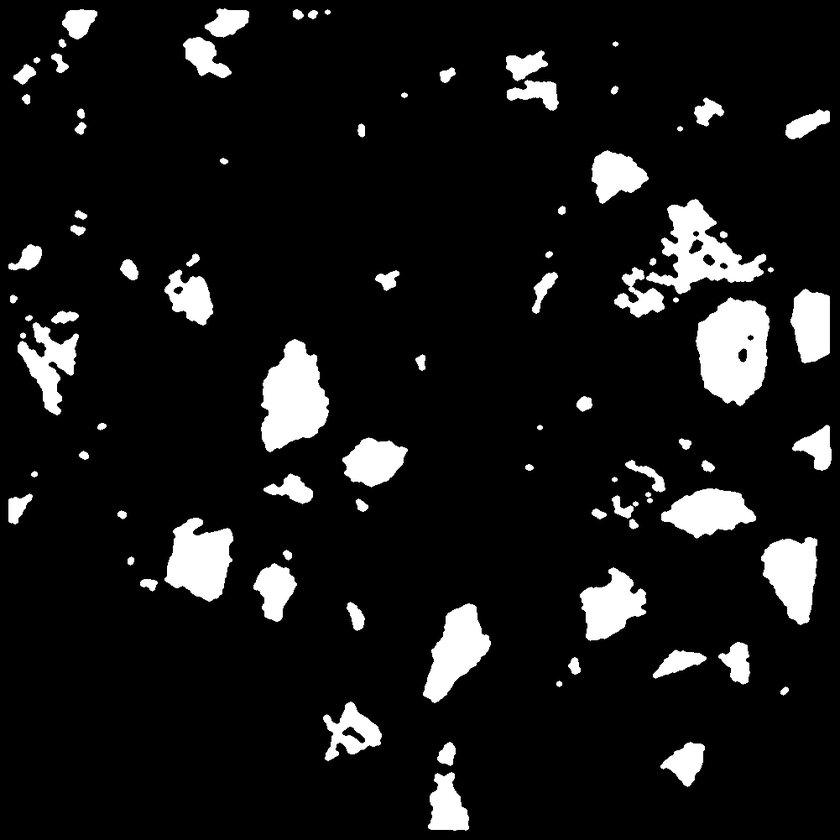
#> input picture data/yashi_qscan/mask/cl_mask.png, 840 x 840 px, shrunk from 1001 x 1001 before the run; its folder holds only this picture in this run
$ python batch_remove_small.py
#> lines starting #> are read from the running program, lines starting #| are printed output that depends on the picture; after the words box and inside, x2 and y2 are one past the last pixel; in counts of white or black regions, pixels touching at a corner belong together
# -*- coding: utf-8 -*-
# @Time : 2020/4/14 下午4:13
# @Author : LuoLu
# @FileName: batch_remove_small.py
# @Software: PyCharm
# @Github ：https://github.com/luolugithub
# @E-mail ：argluolu@gmail.com

import glob
import os

import cv2 as cv
import numpy as np

root_path = '/home/luolu/PycharmProjects/ParticleDetection/'

if __name__ == '__main__':
    base_name = ''
    counter = 0
    for filename in glob.glob('data/yashi_qscan/mask/*.png'):
        img = cv.imread(filename, 0)
#> img is the input picture: shape (840, 840); min 0, max 255, mean 23.6
        # height, width, channels = img.shape
        print(filename)
        base_name = os.path.basename(filename)
        save_name = base_name.split('_')[0]

        # fill hole
        # read image, ensure binary
        img[img != 0] = 255
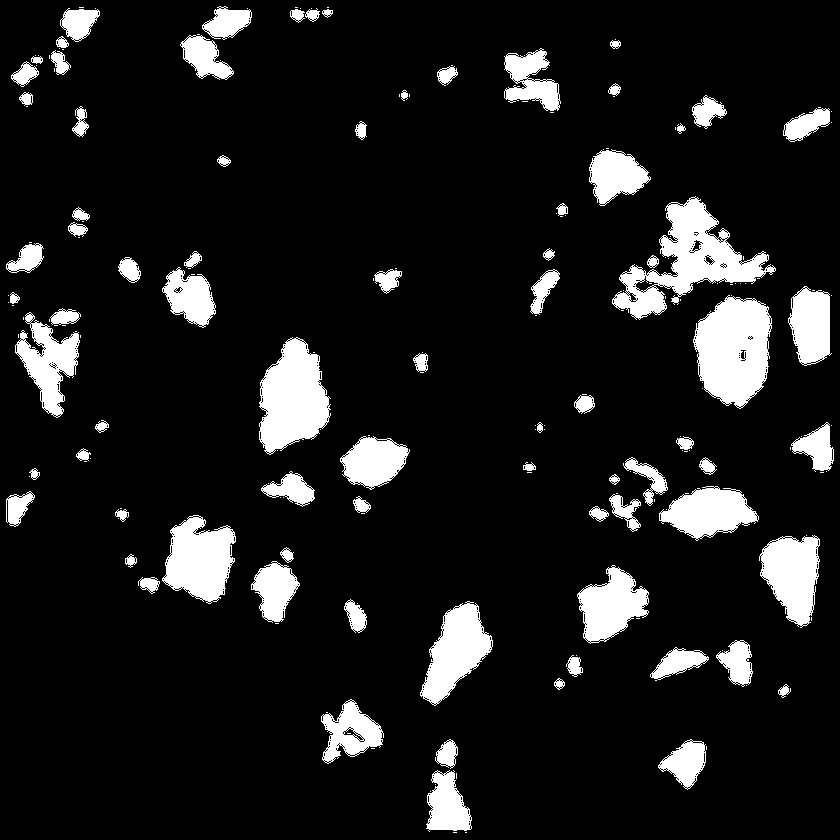
#> img: shape (840, 840); 11.1% white; 204 white regions (125 under 20 px), largest, box (x1, y1, x2, y2) and area: (612, 196, 776, 320) 7019, (693, 295, 772, 409) 6455, (259, 337, 331, 455) 5638

        # flood fill background to find inner holes
        holes = img.copy()
        cv.floodFill(holes, None, (0, 0), 255)
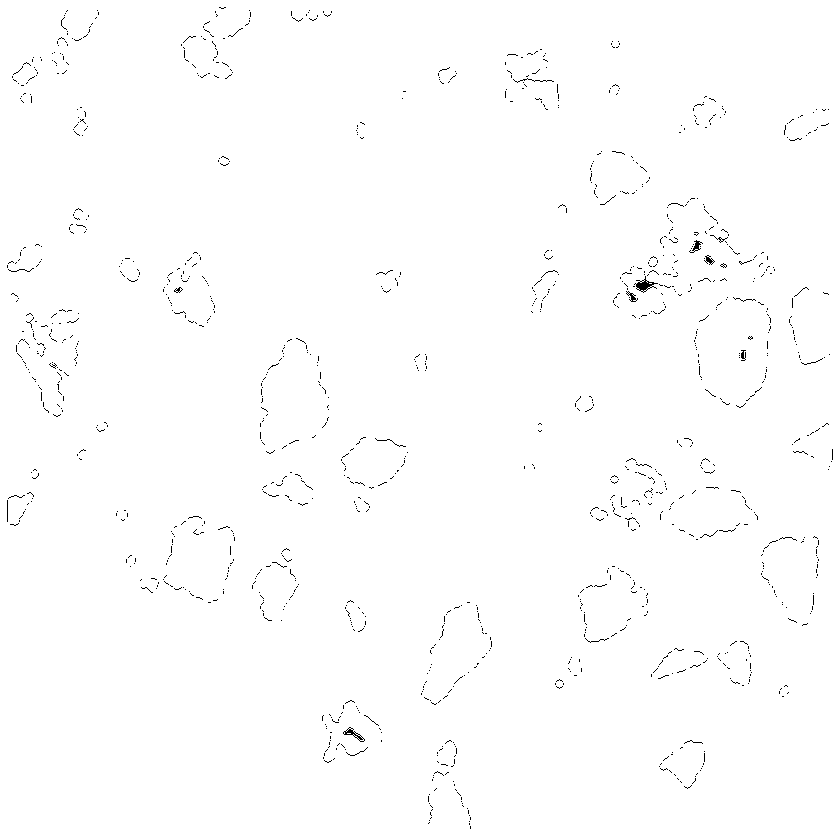
#> holes: shape (840, 840); 99.3% white; black in thin lines or dots

        # invert holes mask, bitwise or with img fill in holes
        holes = cv.bitwise_not(holes)
#> holes: shape (840, 840); 0.68% white in thin lines or dots
        filled_holes = cv.bitwise_or(img, holes)
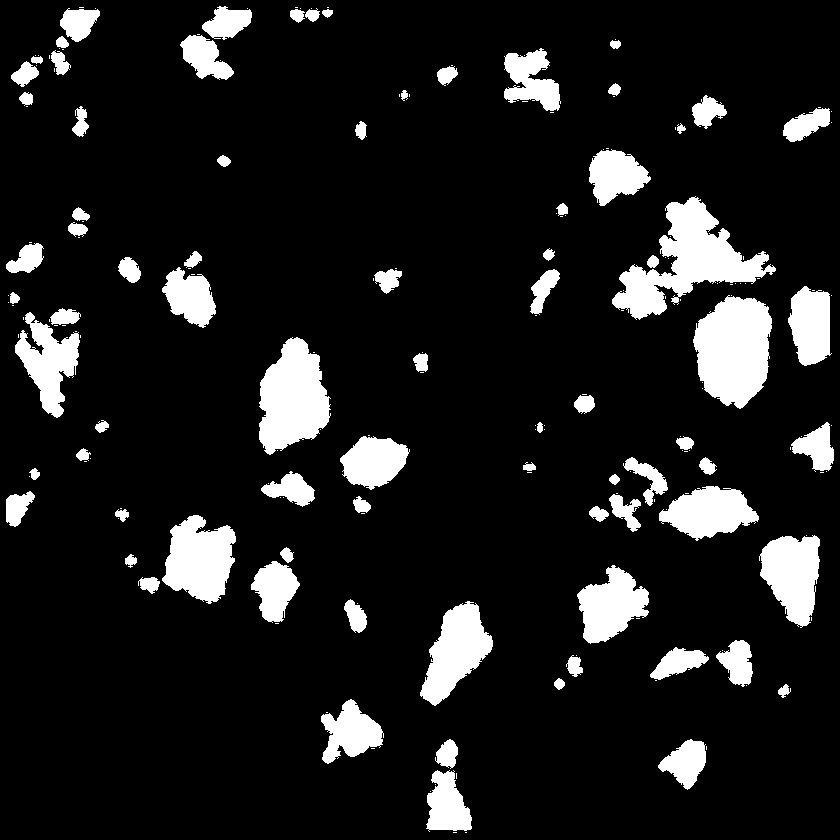
#> filled_holes: shape (840, 840); 11.8% white; 202 white regions (123 under 20 px), largest, box (x1, y1, x2, y2) and area: (612, 196, 776, 320) 7701, (693, 295, 772, 409) 6672, (259, 337, 331, 455) 5799

        # remove_small_objects

        # find all your connected components (white blobs in your image)
        nb_components, output, stats, centroids = cv.connectedComponentsWithStats(filled_holes, connectivity=8)
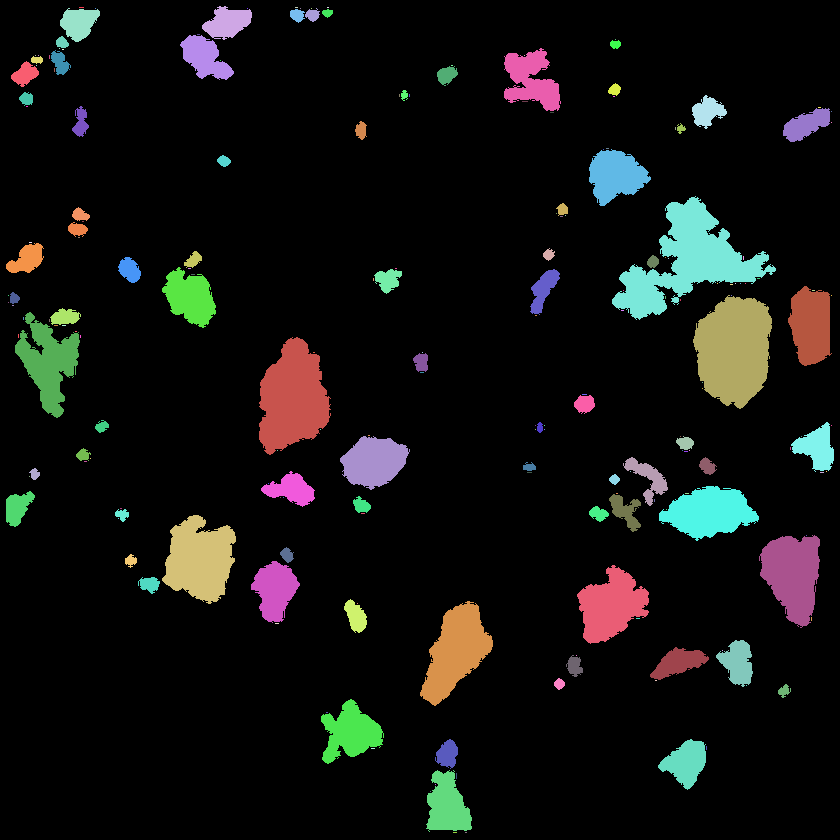
#> output: shape (840, 840) int32; 203 distinct labels, from 0 to 202; one colour per label, 0 black
#> nb_components = 203; stats = 203 rows, first 6: [0, 0, 840, 840, 622291], [79, 7, 5, 1, 5], [202, 6, 50, 34, 1072], [295, 7, 3, 1, 3], [327, 7, 2, 1, 2], [60, 8, 40, 34, 894]; centroids = 203 pairs, first value 8 to 831, second value 7 to 832
        # connectedComponentswithStats yields every seperated component with information on each of them,
        # such as size the following part is just taking out the background which is also considered a component,
        # but most of the time we don't want that.
        sizes = stats[1:, -1]
#> sizes = 202 values, max 7701 at index 54, min 1 at index 5, mean 412.4
        nb_components = nb_components - 1
#> nb_components = 202

        # minimum size of particles we want to keep (number of pixels)
        # here, it's a fixed value, but you can set it as you want, eg the mean of the sizes or whatever
        min_size = 250

        # your answer image
        cleaned = np.zeros((output.shape))
        # for every component in the image, you keep it only if it's above min_size
        for i in range(0, nb_components):
            if sizes[i] >= min_size:
                cleaned[output == i + 1] = 255
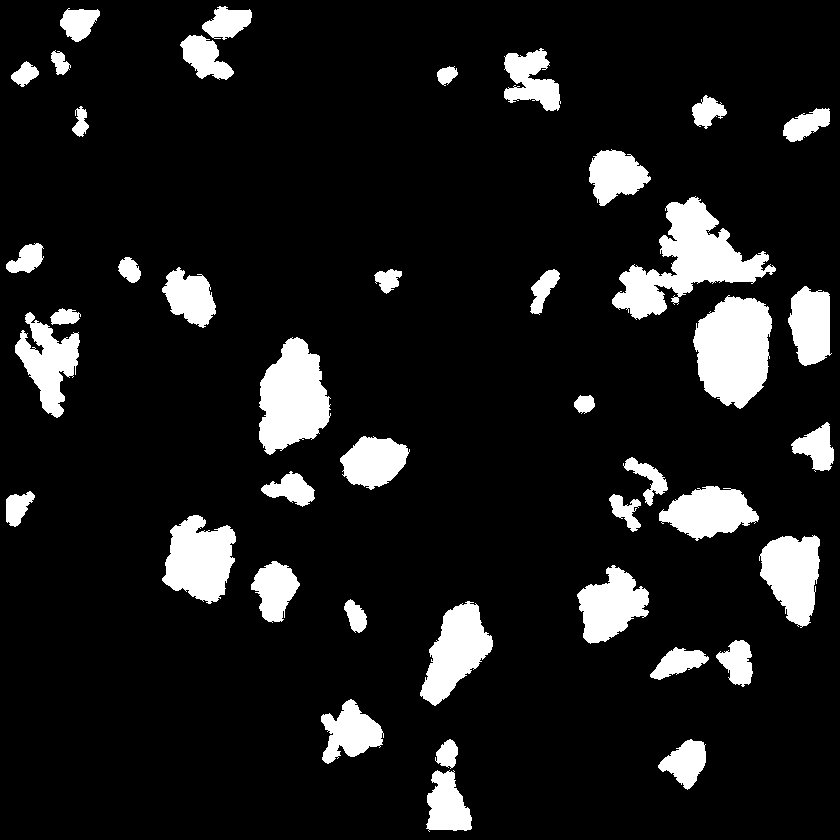
#> cleaned: shape (840, 840) float64; 11.1% white; 42 white regions, largest, box (x1, y1, x2, y2) and area: (612, 196, 776, 320) 7701, (693, 295, 772, 409) 6672, (259, 337, 331, 455) 5799

        cv.imwrite(root_path + "data/yashi_qscan/cleaned/" + save_name + '.png', cleaned)
        counter = counter + 1

    print('counter: ', counter)

$ run again, on data/yashi_qscan/mask/fen_mask.png
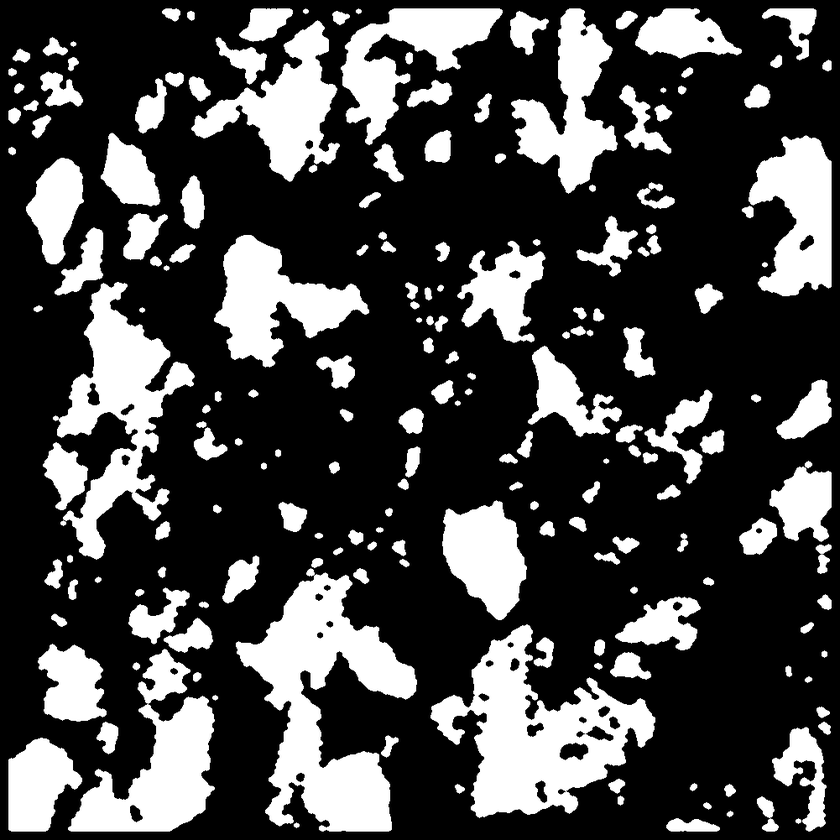
#> input picture data/yashi_qscan/mask/fen_mask.png, 840 x 840 px, shrunk from 1001 x 1001 before the run
#> img is the input picture: shape (840, 840); min 0, max 255, mean 70.4
#> img: shape (840, 840); 32.6% white; 418 white regions (270 under 20 px), largest, box (x1, y1, x2, y2) and area: (233, 556, 420, 834) 23606, (428, 622, 658, 821) 21410, (40, 225, 197, 562) 19758
#> filled_holes: shape (840, 840); 34.6% white; 413 white regions (265 under 20 px), largest, box (x1, y1, x2, y2) and area: (233, 556, 420, 834) 24531, (428, 622, 658, 821) 22883, (40, 225, 197, 562) 21025
#> `nb_components, output, stats, centroids = cv.connectedComponentsWithSt..`:
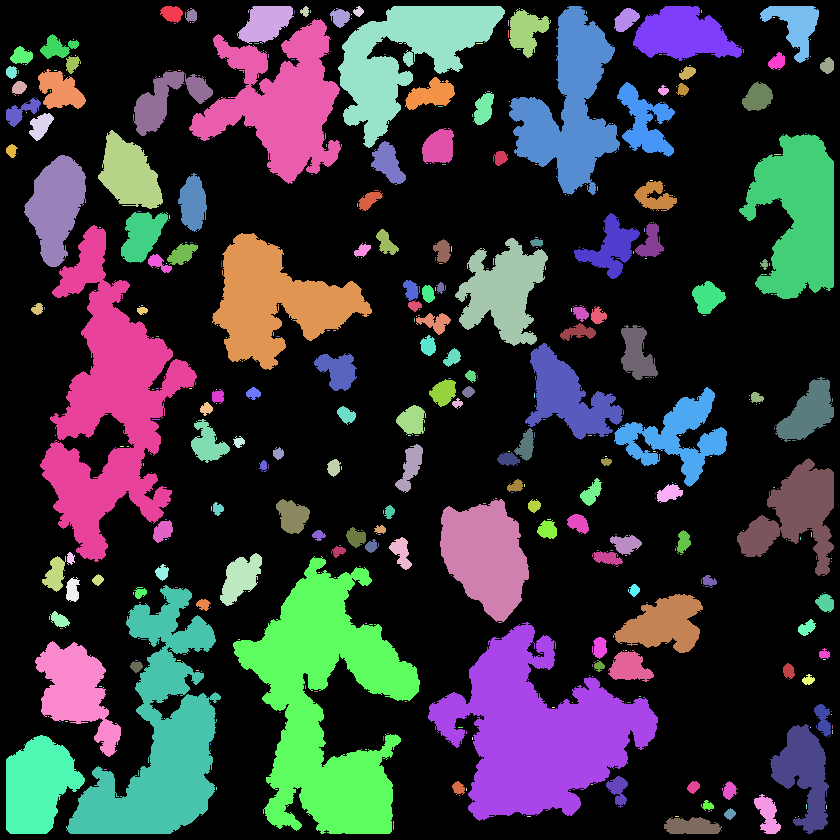
#> output: shape (840, 840) int32; 414 distinct labels, from 0 to 413; one colour per label, 0 black
#> `nb_components, output, stats, centroids = cv.connectedComponentsWithSt..`: nb_components = 414; stats = 414 rows, first 6: [0, 0, 840, 840, 461509], [160, 6, 23, 17, 281], [237, 6, 57, 38, 1432], [300, 6, 9, 11, 64], [353, 6, 11, 11, 75], [338, 6, 167, 142, 10333]; centroids = 414 pairs, first value 11.1 to 832, second value 8 to 826.1
#> sizes = 413 values, max 24531 at index 307, min 1 at index 11, mean 591
#> `nb_components = nb_components - 1`: nb_components = 413
#> after the loop `for i in range(0, nb_components):`:
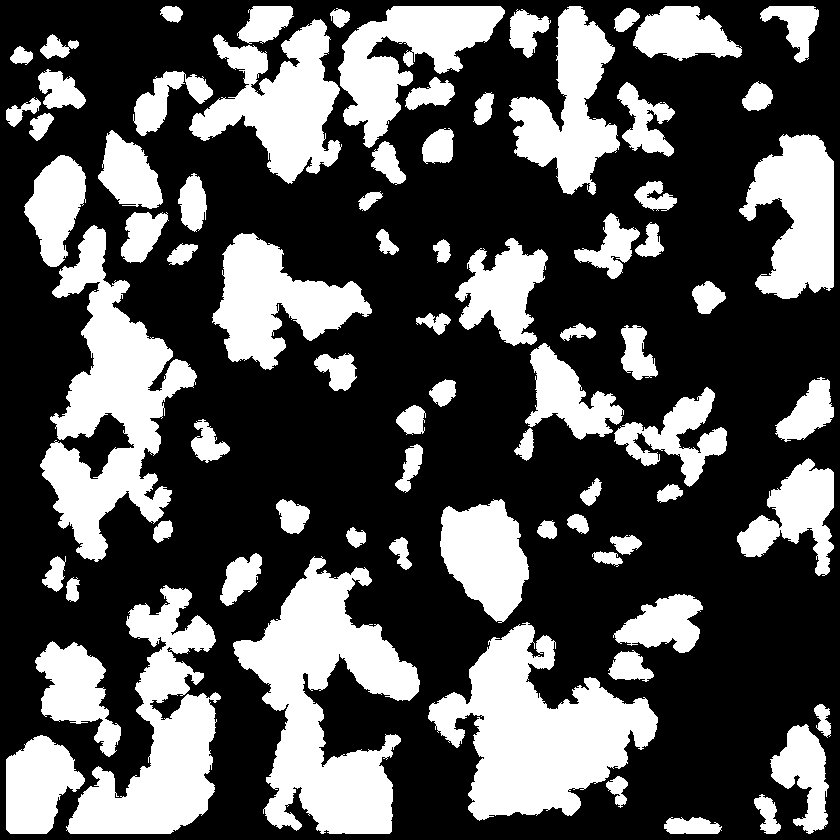
#> cleaned: shape (840, 840) float64; 33.2% white; 77 white regions, largest, box (x1, y1, x2, y2) and area: (233, 556, 420, 834) 24531, (428, 622, 658, 821) 22883, (40, 225, 197, 562) 21025

$ run again, on data/yashi_qscan/mask/lb_mask.png
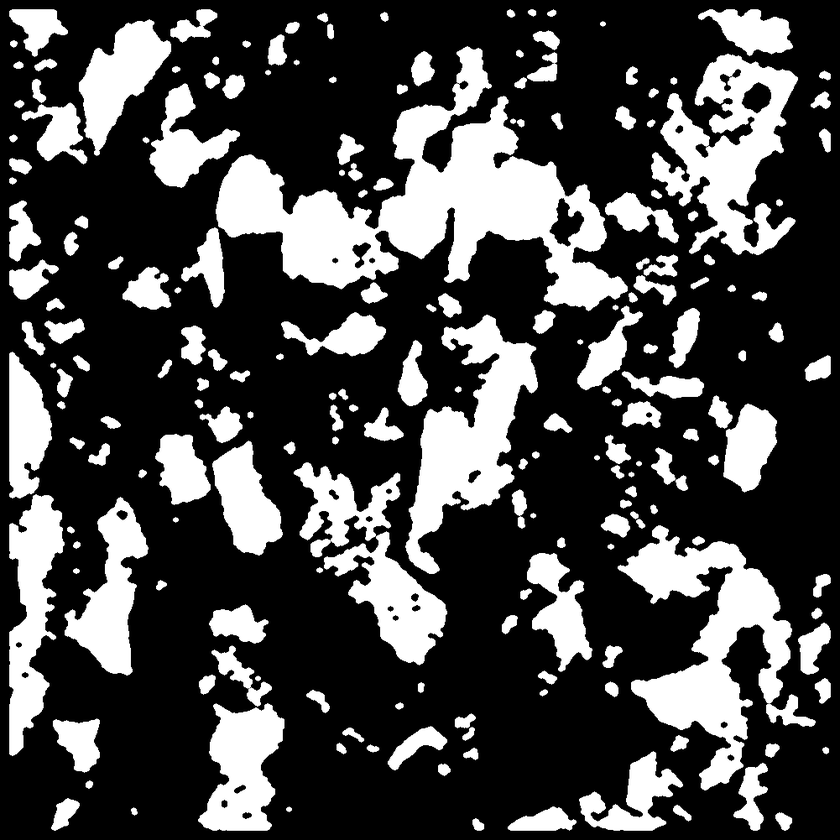
#> input picture data/yashi_qscan/mask/lb_mask.png, 840 x 840 px, shrunk from 1001 x 1001 before the run
#> img is the input picture: shape (840, 840); min 0, max 255, mean 72.4
#> img: shape (840, 840); 33.7% white; 480 white regions (314 under 20 px), largest, box (x1, y1, x2, y2) and area: (179, 45, 706, 401) 50166, (615, 523, 818, 831) 22038, (649, 51, 800, 258) 16256
#> filled_holes: shape (840, 840); 35.9% white; 476 white regions (310 under 20 px), largest, box (x1, y1, x2, y2) and area: (179, 45, 706, 401) 53099, (615, 523, 818, 831) 23055, (649, 51, 800, 258) 18049
#> `nb_components, output, stats, centroids = cv.connectedComponentsWithSt..`:
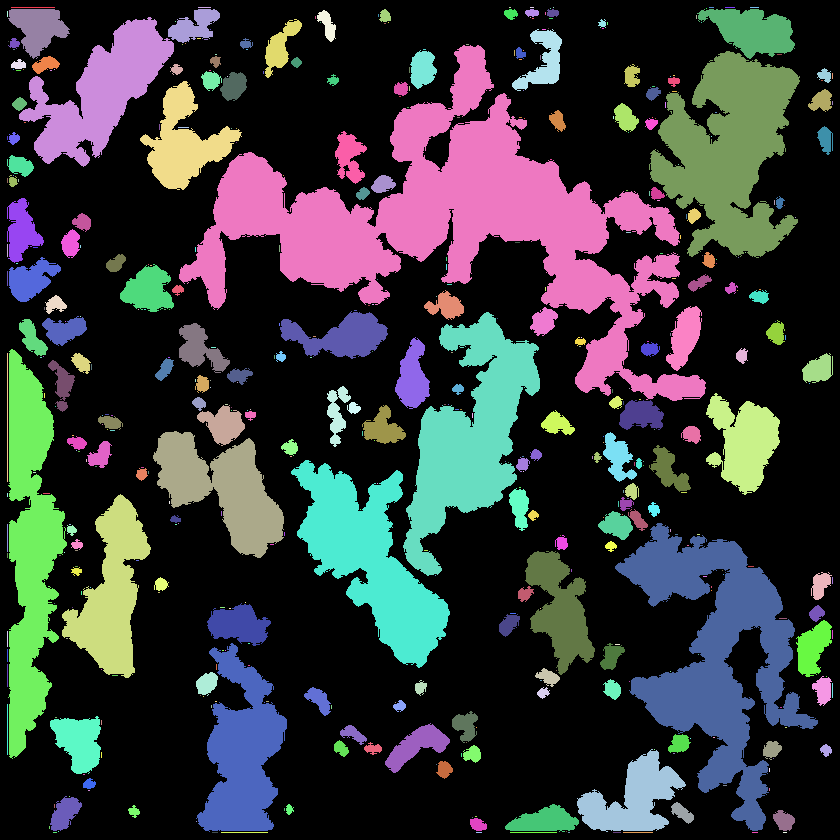
#> output: shape (840, 840) int32; 477 distinct labels, from 0 to 476; one colour per label, 0 black
#> `nb_components, output, stats, centroids = cv.connectedComponentsWithSt..`: nb_components = 477; stats = 477 rows, first 6: [0, 0, 840, 840, 452248], [11, 7, 44, 1, 44], [198, 7, 13, 1, 13], [509, 7, 2, 1, 2], [530, 7, 4, 1, 4], [553, 7, 1, 1, 1]; centroids = 477 pairs, first value 7 to 832, second value 7 to 832
#> sizes = 476 values, max 53099 at index 48, min 1 at index 4, mean 532.3
#> `nb_components = nb_components - 1`: nb_components = 476
#> after the loop `for i in range(0, nb_components):`:
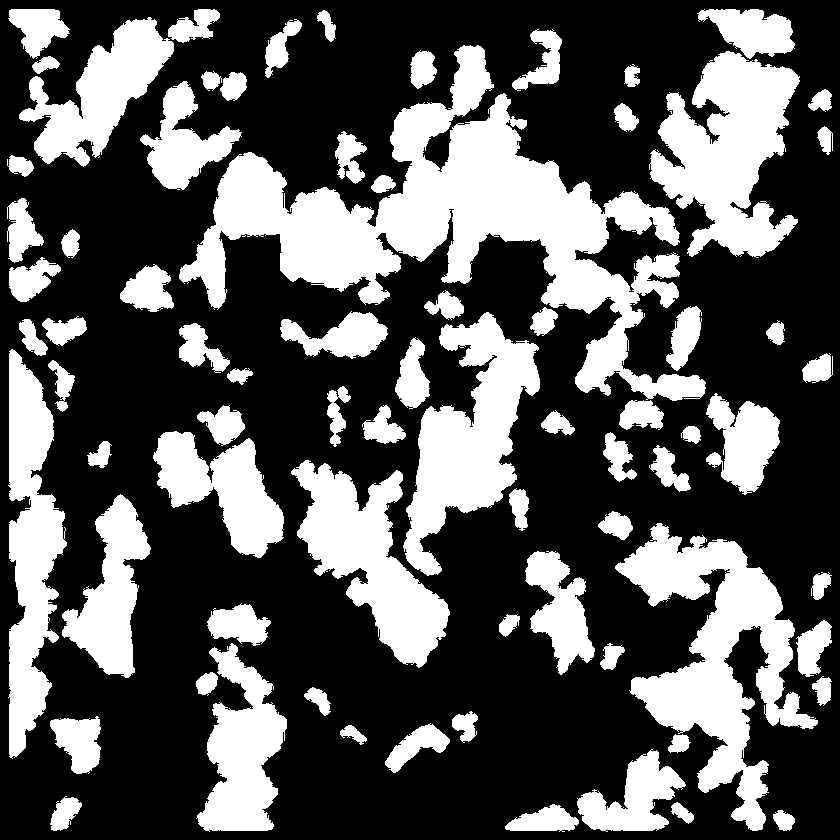
#> cleaned: shape (840, 840) float64; 34.2% white; 75 white regions, largest, box (x1, y1, x2, y2) and area: (179, 45, 706, 401) 53099, (615, 523, 818, 831) 23055, (649, 51, 800, 258) 18049
